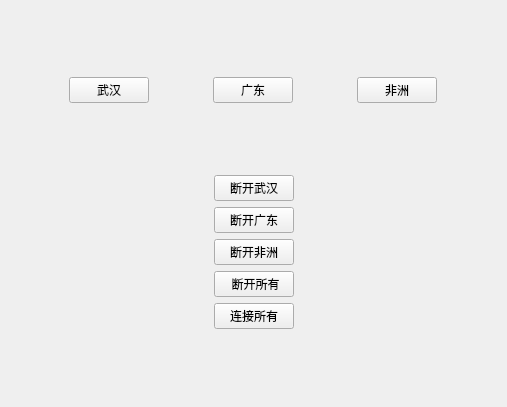
<?xml version="1.0" encoding="UTF-8"?>
<ui version="4.0">
 <class>Widget</class>
 <widget class="QWidget" name="Widget">
  <property name="geometry">
   <rect>
    <x>0</x>
    <y>0</y>
    <width>507</width>
    <height>407</height>
   </rect>
  </property>
  <property name="windowTitle">
   <string>Widget</string>
  </property>
  <layout class="QVBoxLayout" name="verticalLayout_2">
   <item>
    <layout class="QHBoxLayout" name="horizontalLayout">
     <item>
      <widget class="QPushButton" name="pushButton">
       <property name="sizePolicy">
        <sizepolicy hsizetype="Fixed" vsizetype="Fixed">
         <horstretch>0</horstretch>
         <verstretch>0</verstretch>
        </sizepolicy>
       </property>
       <property name="text">
        <string>武汉</string>
       </property>
      </widget>
     </item>
     <item>
      <widget class="QPushButton" name="pushButton_2">
       <property name="sizePolicy">
        <sizepolicy hsizetype="Fixed" vsizetype="Fixed">
         <horstretch>0</horstretch>
         <verstretch>0</verstretch>
        </sizepolicy>
       </property>
       <property name="text">
        <string>广东</string>
       </property>
      </widget>
     </item>
     <item>
      <widget class="QPushButton" name="pushButton_3">
       <property name="sizePolicy">
        <sizepolicy hsizetype="Fixed" vsizetype="Fixed">
         <horstretch>0</horstretch>
         <verstretch>0</verstretch>
        </sizepolicy>
       </property>
       <property name="text">
        <string>非洲</string>
       </property>
      </widget>
     </item>
    </layout>
   </item>
   <item>
    <layout class="QHBoxLayout" name="horizontalLayout_2">
     <item>
      <spacer name="horizontalSpacer">
       <property name="orientation">
        <enum>Qt::Horizontal</enum>
       </property>
       <property name="sizeHint" stdset="0">
        <size>
         <width>40</width>
         <height>20</height>
        </size>
       </property>
      </spacer>
     </item>
     <item>
      <layout class="QVBoxLayout" name="verticalLayout">
       <item>
        <widget class="QPushButton" name="pushButton_4">
         <property name="sizePolicy">
          <sizepolicy hsizetype="Fixed" vsizetype="Fixed">
           <horstretch>0</horstretch>
           <verstretch>0</verstretch>
          </sizepolicy>
         </property>
         <property name="text">
          <string>断开武汉</string>
         </property>
        </widget>
       </item>
       <item>
        <widget class="QPushButton" name="pushButton_5">
         <property name="sizePolicy">
          <sizepolicy hsizetype="Fixed" vsizetype="Fixed">
           <horstretch>0</horstretch>
           <verstretch>0</verstretch>
          </sizepolicy>
         </property>
         <property name="text">
          <string>断开广东</string>
         </property>
        </widget>
       </item>
       <item>
        <widget class="QPushButton" name="pushButton_6">
         <property name="sizePolicy">
          <sizepolicy hsizetype="Fixed" vsizetype="Fixed">
           <horstretch>0</horstretch>
           <verstretch>0</verstretch>
          </sizepolicy>
         </property>
         <property name="text">
          <string>断开非洲</string>
         </property>
        </widget>
       </item>
       <item>
        <widget class="QPushButton" name="pushButton_7">
         <property name="text">
          <string> 断开所有</string>
         </property>
        </widget>
       </item>
       <item>
        <widget class="QPushButton" name="pushButton_8">
         <property name="text">
          <string>连接所有</string>
         </property>
        </widget>
       </item>
      </layout>
     </item>
     <item>
      <spacer name="horizontalSpacer_2">
       <property name="orientation">
        <enum>Qt::Horizontal</enum>
       </property>
       <property name="sizeHint" stdset="0">
        <size>
         <width>40</width>
         <height>20</height>
        </size>
       </property>
      </spacer>
     </item>
    </layout>
   </item>
  </layout>
 </widget>
 <resources/>
 <connections/>
</ui>
